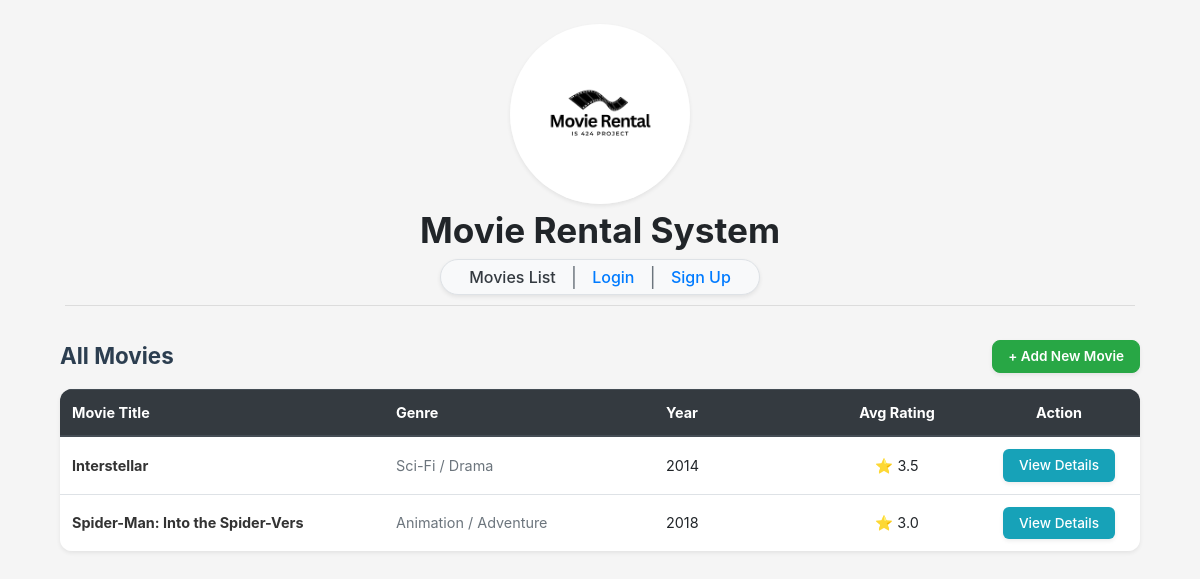
Page /movies/ on the committed database.
### movies/models.py (models this page shows, shortened)
class Movie(models.Model):
    title = models.CharField(max_length=200)
    genre = models.CharField(max_length=100)
    release_year = models.IntegerField()
    description = models.TextField()
    def get_avg_rating(self):
        avg = self.rating_set.aggregate(models.Avg('rating'))['rating__avg']
        return round(avg, 1) if avg else 0.0

### movies/views.py (the view)
# urls.py: path('', views.movie_list, name='movies_list'),
def movie_list(request):
    movies = Movie.objects.annotate(average_rating=Avg('rating__rating'))
    return render(request, 'movies_list.html', {'movies': movies})

### templates/movies_list.html
{% extends "layout.html" %}
{% block body %}
<div class="container mt-1">
    <div class="d-flex justify-content-between align-items-center mb-3">
        <h4 class="font-weight-bold mb-0" style="color: #2c3e50; font-size: 1.4rem;">All Movies</h4>
        <a href="{% url 'add_movie' %}" class="btn btn-success shadow-sm"
           style="font-size: 0.85rem; padding: 5px 15px; border-radius: 8px; font-weight: 600; color: #fff;">
           + Add New Movie
        </a>
    </div>
    <div class="table-responsive shadow-sm" style="border-radius: 12px; overflow: hidden;">
        <table class="table table-hover bg-white mb-0" style="table-layout: fixed; width: 100%;">
            <thead class="thead-dark" style="font-size: 0.9rem;">
                <tr>
                    <th style="width: 30%;">Movie Title</th>
                    <th style="width: 25%;">Genre</th>
                    <th style="width: 15%;">Year</th>
                    <th class="text-center" style="width: 15%;">Avg Rating</th>
                    <th class="text-center" style="width: 15%;">Action</th>
                </tr>
            </thead>
            <tbody style="font-size: 0.9rem;">
                {% for movie in movies %}
                <tr>
                    <td class="font-weight-bold" style="color: #333; vertical-align: middle;">{{ movie.title }}</td>
                    <td class="text-muted" style="vertical-align: middle;">{{ movie.genre }}</td>
                    <td style="vertical-align: middle;">{{ movie.release_year }}</td>
                    <td class="text-center" style="vertical-align: middle;">
                        <span style="color: #f1c40f;">⭐</span> {{ movie.get_avg_rating }}
                    </td>
                    <td class="text-center" style="vertical-align: middle;">
                        <a href="{% url 'movie_detail' movie.id %}" class="btn btn-info px-3 shadow-sm"
                           style="font-size: 0.85rem; border-radius: 6px; font-weight: 500; color: #fff; border: none;">
                           View Details
                        </a>
                    </td>
                </tr>
                {% endfor %}
            </tbody>
        </table>
    </div>
</div>
{% endblock %}

### templates/layout.html (shortened to what this page needs)
{% load static %}
<!DOCTYPE html>
<html lang="en">
<head>
    <link rel="stylesheet" href="https://stackpath.bootstrapcdn.com/bootstrap/4.5.0/css/bootstrap.min.css">
    <link rel="stylesheet" href="{% static 'styles.css' %}">
</head>
<body>
    <div class="container text-center mt-1">
        <div class="headers">
            <img src="{% static 'movie.jpeg' %}" alt="Logo" width="180" height="180" class="rounded-circle shadow-sm">
            <h2 class="font-weight-bold" style="font-size: 2.2rem;">Movie Rental System</h2>
            <nav class="mt-2 nav-container shadow-sm border">
                <div class="d-flex justify-content-center align-items-center">
                    <a href="{% url 'movies_list' %}" class="btn btn-link text-dark">Movies List</a>
                    <span class="text-muted mx-1" style="font-size: 1.2rem;">|</span>
                    {% if user.is_authenticated %}
                        <a href="{% url 'logout' %}" class="btn btn-link text-danger">Logout</a>
                    {% else %}
                        <a href="{% url 'login' %}" class="btn btn-link">Login</a>
                        <span class="text-muted mx-1" style="font-size: 1.2rem;">|</span>
                        <a href="{% url 'signUp' %}" class="btn btn-link">Sign Up</a>
                    {% endif %}
                </div>
            </nav>
            <hr>
        </div>
        <div class="content-area text-left">
            {% block body %}
            {% endblock %}
        </div>
    </div>
</body>
</html>

### static/styles.css (style rules this page uses)
body { background-color: whitesmoke; }
.headers { text-align: center; padding: 20px; }

### templates/layout.html (style rules this page uses)
.nav-container { background: #f8f9fa; padding: 2px 10px; border-radius: 50px; max-width: 320px; margin: 0 auto; }
.btn-link { font-weight: 500; text-decoration: none !important; font-size: 1rem; padding: 2px 10px; }
hr { margin-top: 10px; margin-bottom: 10px; }
h2 { margin-top: 5px !important; margin-bottom: 5px !important; }

### rows in the picture
Movie: title "Interstellar", genre "Sci-Fi / Drama", release_year "2014", get_avg_rating "3.5"
Movie: title "Spider-Man: Into the Spider-Vers", genre "Animation / Adventure", release_year "2018", get_avg_rating "3.0"
